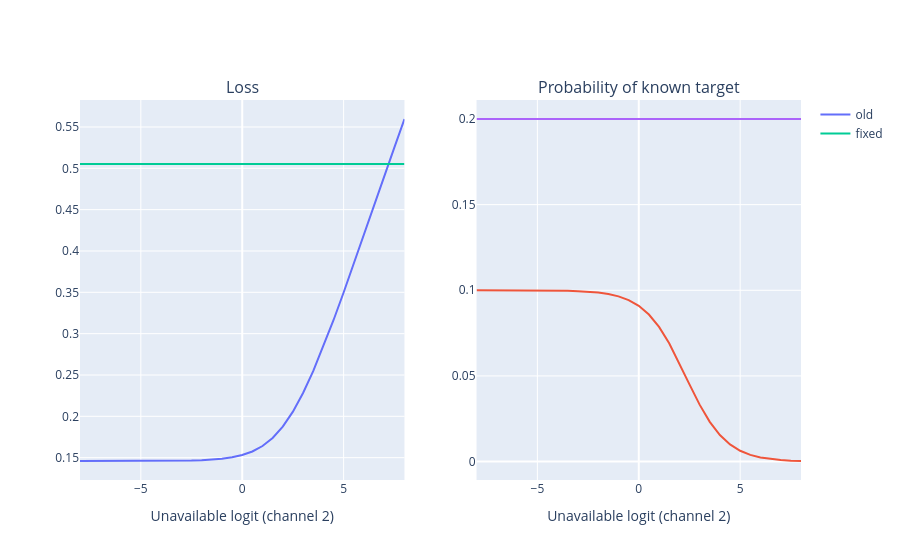

Here is the notebook cell this chart was saved with:
### Markdown cell above
## Change an unavailable logit

The original valid probability and loss change through the full softmax denominator. The corrected conditional probabilities, loss and gradients remain unchanged. Absolute old/new loss values are not a quality comparison: version 2 changes foreground supervision, smoothing and class reductions.

### Code cell
rows: list[dict] = []
for ignored_logit in np.linspace(-8, 8, 33):
    changed: np.ndarray = initial_logits.copy()
    changed[..., 2] = ignored_logit
    old_loss_value, old_prob, _ = evaluate(changed, target, fixed=False)
    fixed_loss_value, fixed_prob, _ = evaluate(changed, target, fixed=True)
    rows.append({"ignored logit": ignored_logit, "old loss": old_loss_value, "fixed loss": fixed_loss_value,
                 "old target probability": old_prob[..., 1].item(), "fixed target probability": fixed_prob[..., 1].item()})

sweep: pd.DataFrame = pd.DataFrame(rows)
np.testing.assert_array_equal(sweep["fixed loss"].to_numpy(), new_value)
expected_probability: float = 1 / int(available.sum())
np.testing.assert_allclose(sweep["fixed target probability"].to_numpy(), expected_probability, atol=1e-7)

figure = make_subplots(rows=1, cols=2, subplot_titles=("Loss", "Probability of known target"))
for prefix in ("old", "fixed"):
    loss_trace = go.Scatter(x=sweep["ignored logit"], y=sweep[f"{prefix} loss"], name=prefix)
    probability_trace = go.Scatter(x=sweep["ignored logit"], y=sweep[f"{prefix} target probability"], name=prefix, showlegend=False)
    figure.add_trace(loss_trace, row=1, col=1)
    figure.add_trace(probability_trace, row=1, col=2)
figure.update_xaxes(title_text="Unavailable logit (channel 2)")
figure.show(renderer=renderer)

for extreme in (-10000., 10000.):
    changed = initial_logits.copy()
    changed[..., 2] = extreme
    value, _, gradient = evaluate(changed, target, fixed=True)
    assert value == new_value
    np.testing.assert_array_equal(gradient.reshape(-1)[~available], 0)
print("Unavailable logits have no effect, including extreme values.")

### Figure 1 — Plotly figure (JSON) as saved in the notebook; plotly's stock layout.template omitted (floating-point values rounded to 4 significant figures)
{"data": [{"name": "old", "type": "scatter", "x": [-8.0, -7.5, -7.0, -6.5, -6.0, -5.5, -5.0, -4.5, -4.0, -3.5, -3.0, -2.5, -2.0, -1.5, -1.0, -0.5, 0.0, 0.5, 1.0, 1.5, 2.0, 2.5, 3.0, 3.5, 4.0, 4.5, 5.0, 5.5, 6.0, 6.5, 7.0, 7.5, 8.0], "xaxis": "x", "y": [0.146, 0.146, 0.146, 0.146, 0.146, 0.146, 0.146, 0.146, 0.1461, 0.1462, 0.1463, 0.1466, 0.147, 0.1476, 0.1487, 0.1504, 0.1532, 0.1575, 0.1641, 0.1738, 0.1875, 0.2056, 0.2282, 0.2547, 0.2843, 0.3162, 0.3497, 0.3842, 0.4193, 0.4546, 0.4899, 0.5251, 0.5596], "yaxis": "y"}, {"name": "old", "showlegend": false, "type": "scatter", "x": [-8.0, -7.5, -7.0, -6.5, -6.0, -5.5, -5.0, -4.5, -4.0, -3.5, -3.0, -2.5, -2.0, -1.5, -1.0, -0.5, 0.0, 0.5, 1.0, 1.5, 2.0, 2.5, 3.0, 3.5, 4.0, 4.5, 5.0, 5.5, 6.0, 6.5, 7.0, 7.5, 8.0], "xaxis": "x2", "y": [0.1, 0.09999, 0.09999, 0.09998, 0.09998, 0.09996, 0.09993, 0.09989, 0.09982, 0.0997, 0.0995, 0.09919, 0.09866, 0.09782, 0.09645, 0.09428, 0.09091, 0.08585, 0.07863, 0.06905, 0.05751, 0.04508, 0.03324, 0.02319, 0.01548, 0.009998, 0.006313, 0.003926, 0.002419, 0.001481, 0.0009036, 0.00055, 0.0003343], "yaxis": "y2"}, {"name": "fixed", "type": "scatter", "x": [-8.0, -7.5, -7.0, -6.5, -6.0, -5.5, -5.0, -4.5, -4.0, -3.5, -3.0, -2.5, -2.0, -1.5, -1.0, -0.5, 0.0, 0.5, 1.0, 1.5, 2.0, 2.5, 3.0, 3.5, 4.0, 4.5, 5.0, 5.5, 6.0, 6.5, 7.0, 7.5, 8.0], "xaxis": "x", "y": [0.5052, 0.5052, 0.5052, 0.5052, 0.5052, 0.5052, 0.5052, 0.5052, 0.5052, 0.5052, 0.5052, 0.5052, 0.5052, 0.5052, 0.5052, 0.5052, 0.5052, 0.5052, 0.5052, 0.5052, 0.5052, 0.5052, 0.5052, 0.5052, 0.5052, 0.5052, 0.5052, 0.5052, 0.5052, 0.5052, 0.5052, 0.5052, 0.5052], "yaxis": "y"}, {"name": "fixed", "showlegend": false, "type": "scatter", "x": [-8.0, -7.5, -7.0, -6.5, -6.0, -5.5, -5.0, -4.5, -4.0, -3.5, -3.0, -2.5, -2.0, -1.5, -1.0, -0.5, 0.0, 0.5, 1.0, 1.5, 2.0, 2.5, 3.0, 3.5, 4.0, 4.5, 5.0, 5.5, 6.0, 6.5, 7.0, 7.5, 8.0], "xaxis": "x2", "y": [0.2, 0.2, 0.2, 0.2, 0.2, 0.2, 0.2, 0.2, 0.2, 0.2, 0.2, 0.2, 0.2, 0.2, 0.2, 0.2, 0.2, 0.2, 0.2, 0.2, 0.2, 0.2, 0.2, 0.2, 0.2, 0.2, 0.2, 0.2, 0.2, 0.2, 0.2, 0.2, 0.2], "yaxis": "y2"}], "layout": {"annotations": [{"font": {"size": 16}, "showarrow": false, "text": "Loss", "x": 0.225, "xanchor": "center", "xref": "paper", "y": 1.0, "yanchor": "bottom", "yref": "paper"}, {"font": {"size": 16}, "showarrow": false, "text": "Probability of known target", "x": 0.775, "xanchor": "center", "xref": "paper", "y": 1.0, "yanchor": "bottom", "yref": "paper"}], "xaxis": {"anchor": "y", "domain": [0.0, 0.45], "title": {"text": "Unavailable logit (channel 2)"}}, "xaxis2": {"anchor": "y2", "domain": [0.55, 1.0], "title": {"text": "Unavailable logit (channel 2)"}}, "yaxis": {"anchor": "x", "domain": [0.0, 1.0]}, "yaxis2": {"anchor": "x2", "domain": [0.0, 1.0]}}}
